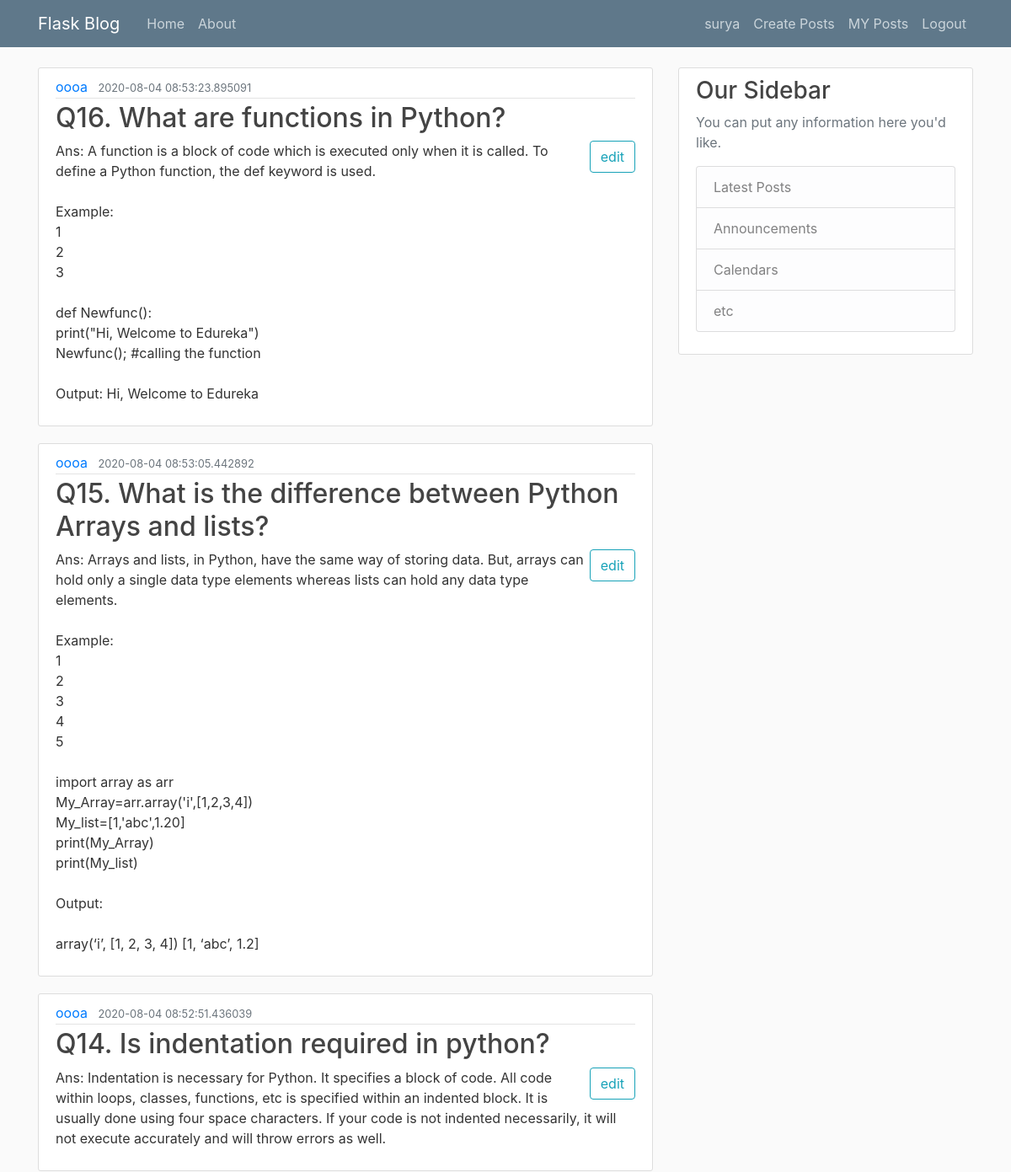
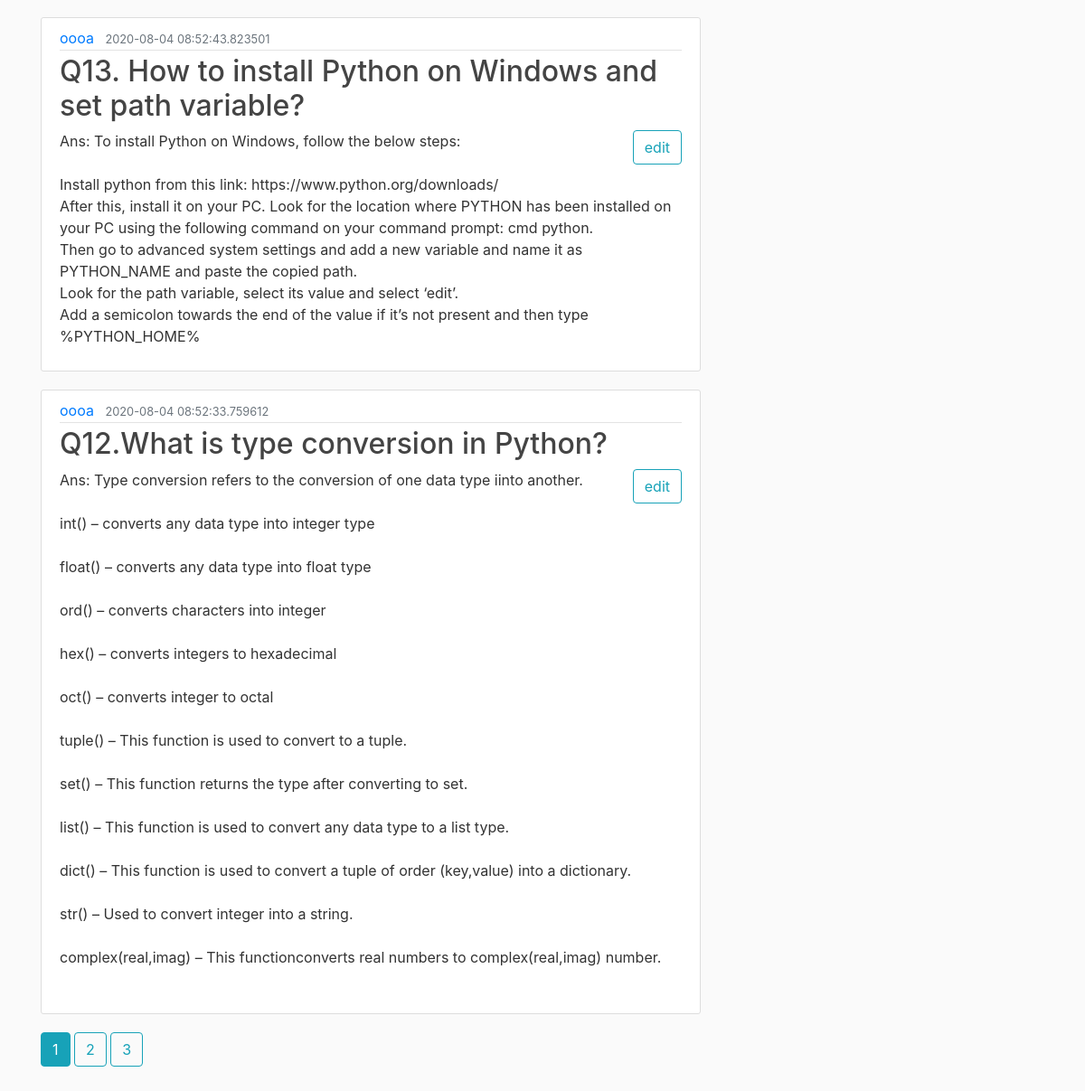
The app's page /posts/3 (signed in) with its own data (2 pictures, top to bottom).
### blogflask/models.py (models this page shows, shortened)
class User(db.Model, UserMixin):
    id = db.Column(db.Integer, primary_key=True)
    username = db.Column(db.String(20), unique=True, nullable=False)
    email = db.Column(db.String(120), unique=True, nullable=False)
    image_file = db.Column(db.String(20), nullable=False, default='default.jpg')
    passwords = db.Column(db.String(20), nullable=False)
    posts = db.relationship('Post', backref='author', lazy=True)

class Post(db.Model):
    id = db.Column(db.Integer, primary_key=True)
    title = db.Column(db.String(100), nullable=False)
    date_posted = db.Column(db.DateTime, nullable=False, default=datetime.utcnow)
    content = db.Column(db.Text, nullable=False)
    user_id = db.Column(db.Integer, db.ForeignKey('user.id'), nullable=False)

### blogflask/router.py (the view)
@app.route('/posts/<user_id>')
def user_posts(user_id):
    user = User.query.get(user_id)
    page = request.args.get('page', 1, type=int)
    posts = Post.query.filter_by(user_id=user_id).order_by(Post.date_posted.desc()).paginate(page=page, per_page=5)
    return render_template("user_posts.html", posts=posts, title=current_user.username + ' Posts', user=user)

### blogflask/models.py (called while the page is built)
@login_manager.user_loader
def load_user(user_id):
    return User.query.get(int(user_id))

### blogflask/templates/user_posts.html
{% extends "layout.html" %}
{% block content %}
    {% for post in posts.items %}
        <article class="media content-section">
            <div class="media-body">
                <div class="article-metadata">
                    <a class="mr-2" href="{{ url_for('user_posts',user_id=user.id)}}">{{ user.username}}</a>
                    <small class="text-muted">{{ post.date_posted }}</small>
                </div>
                <h2><a class="article-title" href="#">{{ post.title }}</a></h2>
                <a href="{{ url_for('post_edit',post_id=post.id) }}" ><button type="button" class="btn btn-outline-info" style="float: right;">edit</button> </a>
                <p class="article-content">{{ post.content }}</p>
            </div>
        </article>
    {% endfor %}
    {% for page_num in posts.iter_pages(left_edge=1,right_edge=1,left_current=2,right_current=2) %}
        {% if page_num %}
            {% if posts.page==page_num %}
            <a class="btn btn-info btn-xs" href="{{ url_for('user_posts' ,user_id=user.id, page = page_num) }}">{{ page_num }}</a>
            {% else %}
                <a class="btn btn-outline-info btn-xs" href="{{ url_for('user_posts' ,user_id=user.id, page = page_num) }}">{{ page_num }}</a>
            {% endif %}
            {% else %}
            <b>...</b>
        {% endif %}
    {% endfor %}
{% endblock content %}

### blogflask/templates/layout.html (shortened to what this page needs)
<!DOCTYPE html>
<html>
<head>
<link rel="stylesheet" href="https://maxcdn.bootstrapcdn.com/bootstrap/4.5.0/css/bootstrap.min.css">
    <link rel="stylesheet" type="text/css" href="{{ url_for('static', filename='main.css') }}">
</head>
<body>
<header class="site-header">
    <nav class="navbar navbar-expand-md navbar-dark bg-steel fixed-top">
        <div class="container">
            <a class="navbar-brand mr-4" href="/">Flask Blog</a>
            <div class="collapse navbar-collapse" id="navbarToggle">
                <div class="navbar-nav mr-auto">
                    <a class="nav-item nav-link" href="/">Home</a>
                    <a class="nav-item nav-link" href="/about">About</a>
                </div>
                <div class="navbar-nav">
                    {% if current_user.is_authenticated %}
                        <a class="nav-item nav-link" href="/account">{{current_user.username }}</a>
                        <a class="nav-item nav-link" href="/post/new">Create Posts</a>
                         <a class="nav-item nav-link" href="{{ url_for('user_posts',user_id=current_user.id) }}">MY Posts</a>
                        <a class="nav-item nav-link" href="/logout">Logout</a>
                    {% else %}
                    <a class="nav-item nav-link" href="/login">Login</a>
                    <a class="nav-item nav-link" href="/register">Register</a>
                {% endif %}
                </div>
            </div>
        </div>
    </nav>
</header>
<main role="main" class="container">
    <div class="row">
        <div class="col-md-8">
            {% block content %}{% endblock %}
        </div>
        <div class="col-md-4">
            <div class="content-section">
                <h3>Our Sidebar</h3>
                <p class='text-muted'>You can put any information here you'd like.
                <ul class="list-group">
                    <li class="list-group-item list-group-item-light">Latest Posts</li>
                    <li class="list-group-item list-group-item-light">Announcements</li>
                    <li class="list-group-item list-group-item-light">Calendars</li>
                    <li class="list-group-item list-group-item-light">etc</li>
                </ul>
                </p>
            </div>
        </div>
    </div>
<br>
<br>
    <br>
    <br>
</main>
</body>
</html>

### blogflask/static/main.css (style rules this page uses)
body { background: #fafafa; color: #333333; margin-top: 5rem; }
h1, h2, h3, h4, h5, h6 { color: #444444; }
.bg-steel { background-color: #5f788a; }
.site-header .navbar-nav .nav-link { color: #cbd5db; }
.content-section { background: #ffffff; padding: 10px 20px; border: 1px solid #dddddd; border-radius: 3px; margin-bottom: 20px; }
.article-title { color: #444444; }
.article-content { white-space: pre-line; }
.article-metadata { padding-bottom: 1px; margin-bottom: 4px; border-bottom: 1px solid #e3e3e3 }

### records on screen
User: username "surya"
Post: date_posted "2020-08-04 08:53:23.895091", title "Q16. What are functions in Python?", content "Ans: A function is a block of code which is executed only when it is called. To define a Python function, the def keyword is used. Example: 1 2 3 def Newfunc(): print(\"Hi, Welcome to Edureka\") Newfunc(); #calling the function Output: Hi, Welcome to Edureka"
User: username "oooa"
Post: date_posted "2020-08-04 08:53:05.442892", title "Q15. What is the difference between Python Arrays and lists?", content "Ans: Arrays and lists, in Python, have the same way of storing data. But, arrays can hold only a single data type elements whereas lists can hold any data type elements. Example: 1 2 3 4 5 import array as arr My_Array=arr.array('i',[1,2,3,4]) My_list=[1,'abc',1.20] print(My_Array) print(My_list) Output: array(‘i’, [1, 2, 3, 4]) [1, ‘abc’, 1.2]"
Post: date_posted "2020-08-04 08:52:51.436039", title "Q14. Is indentation required in python?", content "Ans: Indentation is necessary for Python. It specifies a block of code. All code within loops, classes, functions, etc is specified within an indented block. It is usually done using four space characters. If your code is not indented necessarily, it will not execute accurately and will throw errors as well."
Post: date_posted "2020-08-04 08:52:43.823501", title "Q13. How to install Python on Windows and set path variable?", content "Ans: To install Python on Windows, follow the below steps: Install python from this link: https://www.python.org/downloads/ After this, install it on your PC. Look for the location where PYTHON has been installed on your PC using the following command on your command prompt: cmd python. Then go to advanced system settings and add a new variable and name it as PYTHON_NAME and paste the copied path. Look for the path variable, select its value and select ‘edit’. Add a semicolon towards the end of the value if it’s not present and then type %PYTHON_HOME%"
Post: date_posted "2020-08-04 08:52:33.759612", title "Q12.What is type conversion in Python?", content "Ans: Type conversion refers to the conversion of one data type iinto another. int() – converts any data type into integer type float() – converts any data type into float type ord() – converts characters into integer hex() – converts integers to hexadecimal oct() – converts integer to octal tuple() – This function is used to convert to a tuple. set() – This function returns the type after converting to set. list() – This function is used to convert any data type to a list type. dict() – This function is used to convert a tuple of order (key,value) into a dictionary. str() – Used to convert integer into a string. complex(real,imag) – This functionconverts real numbers to complex(real,imag)…"

### other values on screen
{{ page_num }} "1"
{{ page_num }} "2" "3"
